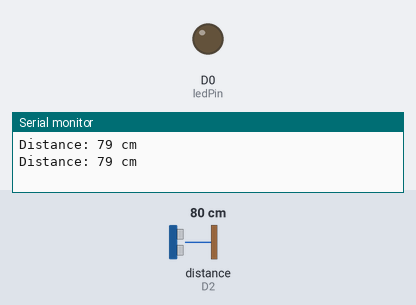
Simulated run of this program. Board: ESP8266 (NodeMCU). On the bench: output pins drawn as LEDs (lit = HIGH), the last lines printed to the serial monitor. Wiring (inferred from the names in the program): ultrasonic range finder: trigger D1; echo D2. Inputs (shaded band) come from the test bench; at power-on: distance to the obstacle (sensor on D2) 80 cm. The echo pulse lasts 58.3 µs per cm; pins used as bus, display or sensor lines are not drawn.

Above: at 1.8 s.
1.9 s: distance to the obstacle (sensor on D2) set to 12 cm
3.4 s: distance to the obstacle (sensor on D2) set to 9 cm
At 5.2 s:
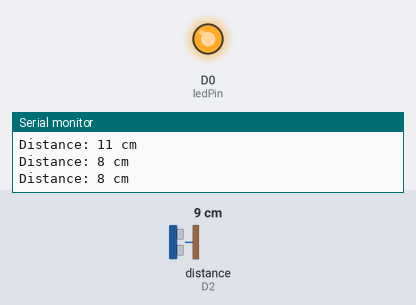
5.5 s: distance to the obstacle (sensor on D2) set to 18 cm
At 6.9 s:
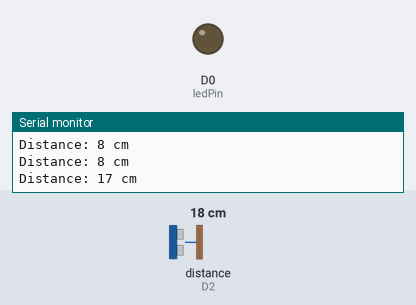
7.5 s: distance to the obstacle (sensor on D2) set to 2 cm
At 8.5 s:
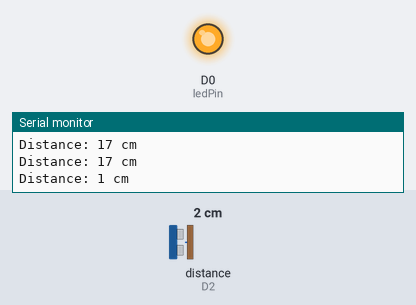
Timing chart, 0 to 10.5 s (numbered marks = the images above; inputs shaded):
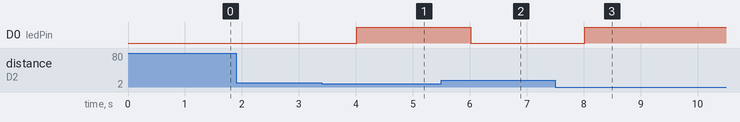

The program:

main.cpp
```cpp
#include <Arduino.h>

// deklarasi variabel

int echoPin = D2;
int trigPin = D1;
int ledPin = D0;


// deklarasi variabel waktu dan jarak

long duration;
int distance;

void setup() {
  pinMode(echoPin, INPUT);
  pinMode(trigPin, OUTPUT);
  pinMode(ledPin, OUTPUT);

  Serial.begin(9600);
}

void loop() {
  digitalWrite(trigPin, LOW);
  delayMicroseconds(9);
  digitalWrite(trigPin, HIGH);
  delayMicroseconds(10);
  digitalWrite(trigPin, LOW);

  // untuk menghitung waktu sinyal diterima
  duration = pulseIn(echoPin, HIGH);

  // menghitung jarak
  distance = duration * 0.034 / 2;
  // display serial monitor
  Serial.print("Distance: ");
  Serial.print(distance);
  Serial.println(" cm");

  // set LED berdasarkan kondisi
  if(distance < 10){
    digitalWrite(ledPin, HIGH);
  } else {
    digitalWrite(ledPin, LOW);
  }
  delay(1000);
}
```

Measured:
- the behaviour switches between 11 and 10 cm on distance to the obstacle (sensor on D2) (found by bisection; images 0 and 1)
- after the input at 3.4 s, D0 (ledPin): LOW → HIGH after 0.61 s
- after the input at 5.5 s, D0 (ledPin): HIGH → LOW after 0.52 s
- after the input at 7.5 s, D0 (ledPin): LOW → HIGH after 0.52 s
